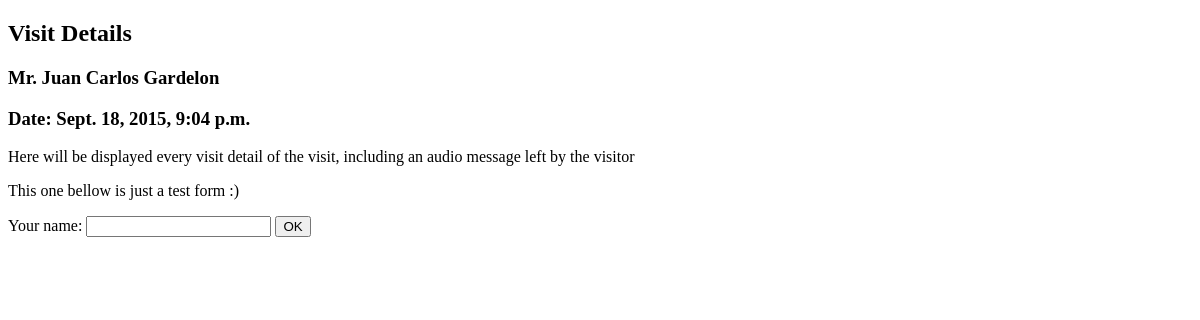
The app's page /bell/8/ (signed in), older data.
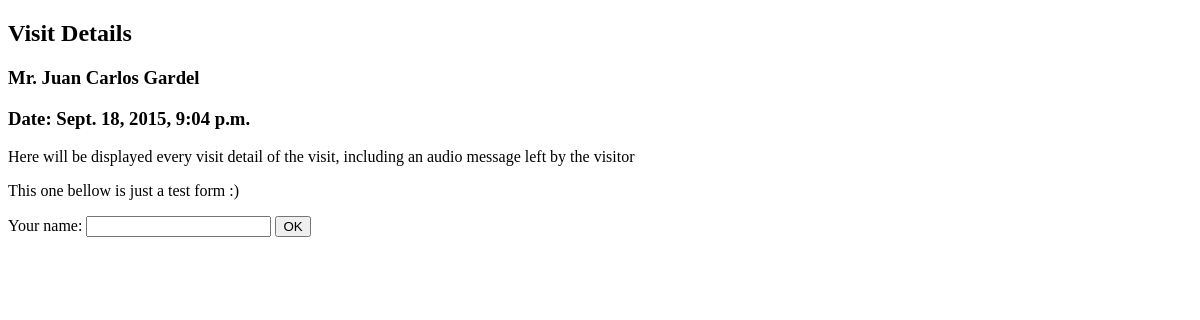
The same page, newer data.
### bell/models.py (models this page shows, shortened)
class Visit(models.Model):
    visitor = models.ForeignKey(Visitor, null=True, blank=True, default=None)
    date = models.DateTimeField('Date of Visit')

class Visitor(models.Model):
    name = models.CharField(max_length=200)
    surname = models.CharField(max_length=200)
    welcome = models.BooleanField(default=True)
    def __unicode__(self):
        return self.name + ' ' + self.surname

### bell/views.py (the view)
# urls.py: url(r'^(?P<visit_id>[0-9]+)/$', views.visit_detail, name='visit_detail'),
@login_required
def visit_detail(request, visit_id):
    visit = get_object_or_404(Visit, pk=visit_id)
    return render(request, 'bell/visit_detail.html', {'visit': visit})

### bell/templates/bell/visit_detail.html (shortened to what this page needs)
<!DOCTYPE html>
<html lang="en">
<head>
</head>
<body>
<h2>Visit Details</h2>
<h3>Mr. {{ visit.visitor }}</h3>
<h3>Date: {{ visit.date }}</h3>
<p>
Here will be displayed every visit detail of the visit, including an
audio message left by the visitor
</p>
<p>This one bellow is just a test form :)</p>
<form action="/your_name/" method="post">
    <label for="your_name">Your name: </label>
    <input id="your_name" type="text" name="your_name" value="{{ current_name }}">
    <input type="submit" value="OK">
</form>
</body>
</html>

Row changes from the older to the newer data that the page shows:
changed through a linked row, Visit: visitor "Juan Carlos Gardelon" → "Juan Carlos Gardel"
